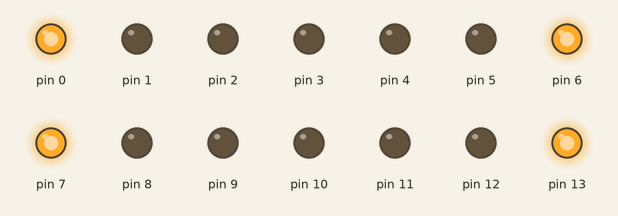
This sketch was run on a simulated Arduino Uno, built with avr-gcc and run on an emulated ATmega328P. Parts: output pins drawn as LEDs (lit = HIGH).

Above: at 0.05 s.
At 1.35 s:
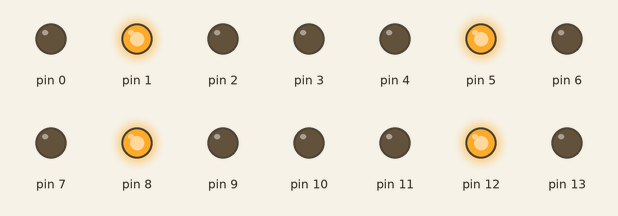
At 2.15 s:
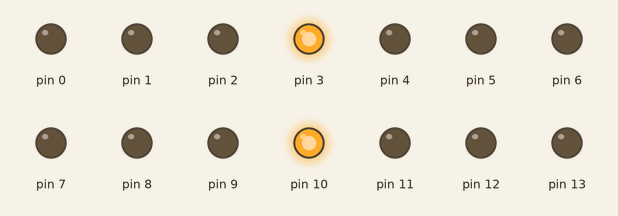
At 2.85 s:
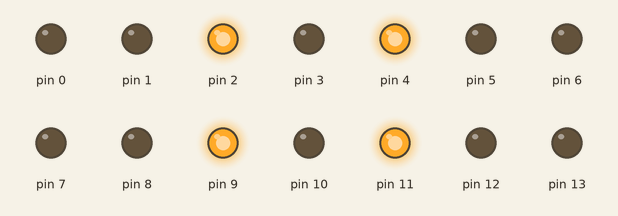
Timing chart, 0 to 3.1 s (numbered marks = the images above):
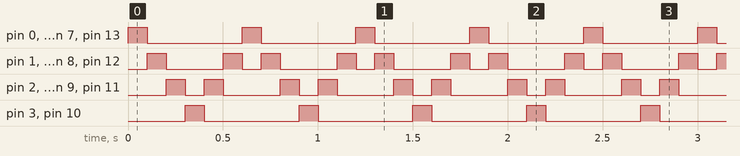

The sketch:

X_PROGMEM.ino
```cpp
#define MX 13
#define TIME_INTERVAL 100
void setup() {
  for(uint8_t i = 0; i <= MX; i++) {
    pinMode(i, OUTPUT);
  }
}

const uint8_t ledPatterns[] PROGMEM = {
  0x41, // 1000001
  0x22, // 0100010
  0x14, // 0010100
  0x08, // 0001000
  0x14, // 0010100
  0x22, // 0100010
};

void displayLED(uint8_t x) {
  for(uint8_t j = 0; j < 7; j++) {
    digitalWrite(j, (x >> j) & 0x01);
    digitalWrite(7 + j, (x >> j) & 0x01);
  }
}

void loop() {
  for(uint8_t i = 0; i < 6; i++) {
    displayLED(pgm_read_byte(&(ledPatterns[i])));
    delay(TIME_INTERVAL);
  }
}
// 使用 984 bytes
```

Measured:
- by itself, pin 0, pin 3, pin 6, pin 7, pin 10, pin 13: alternates HIGH for 0.10 s and LOW for 0.50 s
- by itself, pin 1, pin 5, pin 8, pin 12: repeats every 0.60 s: LOW 0.30 s, HIGH 0.10 s, LOW 0.10 s, HIGH 0.10 s
- by itself, pin 2, pin 4, pin 9, pin 11: repeats every 0.60 s: LOW 0.10 s, HIGH 0.10 s, LOW 0.30 s, HIGH 0.10 s
